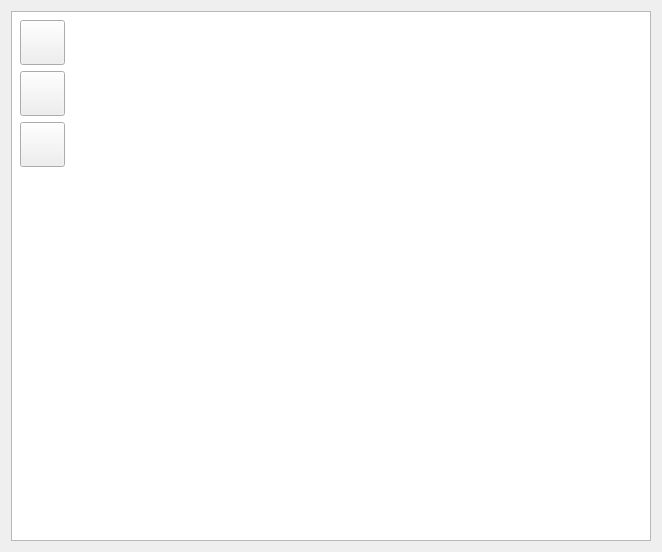
      <widget class="QWidget" name="tabArena">
       <attribute name="title">
        <string>Arena</string>
       </attribute>
       <layout class="QGridLayout" name="gridLayout_6">
        <item row="0" column="0">
         <widget class="QFrame" name="frmCapturar_2">
          <property name="minimumSize">
           <size>
            <width>640</width>
            <height>530</height>
           </size>
          </property>
          <property name="maximumSize">
           <size>
            <width>913</width>
            <height>530</height>
           </size>
          </property>
          <property name="autoFillBackground">
           <bool>false</bool>
          </property>
          <property name="styleSheet">
           <string notr="true"/>
          </property>
          <property name="frameShape">
           <enum>QFrame::StyledPanel</enum>
          </property>
          <property name="frameShadow">
           <enum>QFrame::Raised</enum>
          </property>
          <widget class="QLabel" name="lblFPS_2">
           <property name="geometry">
            <rect>
             <x>540</x>
             <y>489</y>
             <width>89</width>
             <height>34</height>
            </rect>
           </property>
           <property name="font">
            <font>
             <pointsize>14</pointsize>
            </font>
           </property>
           <property name="text">
            <string>FPS 29</string>
           </property>
           <property name="alignment">
            <set>Qt::AlignCenter</set>
           </property>
          </widget>
          <widget class="QGroupBox" name="groupBox_4">
           <property name="geometry">
            <rect>
             <x>673</x>
             <y>298</y>
             <width>196</width>
             <height>176</height>
            </rect>
           </property>
           <property name="font">
            <font>
             <pointsize>12</pointsize>
            </font>
           </property>
           <property name="title">
            <string>Quadrante</string>
           </property>
           <widget class="QRadioButton" name="rdbNO">
            <property name="geometry">
             <rect>
              <x>65</x>
              <y>70</y>
              <width>18</width>
              <height>17</height>
             </rect>
            </property>
            <property name="text">
             <string/>
            </property>
            <property name="checked">
             <bool>true</bool>
            </property>
           </widget>
           <widget class="QRadioButton" name="rdbNE">
            <property name="geometry">
             <rect>
              <x>112</x>
              <y>70</y>
              <width>18</width>
              <height>17</height>
             </rect>
            </property>
            <property name="text">
             <string/>
            </property>
           </widget>
           <widget class="QRadioButton" name="rdbSO">
            <property name="geometry">
             <rect>
              <x>64</x>
              <y>107</y>
              <width>18</width>
              <height>17</height>
             </rect>
            </property>
            <property name="text">
             <string/>
            </property>
           </widget>
           <widget class="QRadioButton" name="rdbSE">
            <property name="geometry">
             <rect>
              <x>111</x>
              <y>108</y>
              <width>18</width>
              <height>17</height>
             </rect>
            </property>
            <property name="text">
             <string/>
            </property>
           </widget>
           <widget class="Line" name="line">
            <property name="geometry">
             <rect>
              <x>90</x>
              <y>50</y>
              <width>16</width>
              <height>105</height>
             </rect>
            </property>
            <property name="orientation">
             <enum>Qt::Vertical</enum>
            </property>
           </widget>
           <widget class="Line" name="line_2">
            <property name="geometry">
             <rect>
              <x>41</x>
              <y>90</y>
              <width>126</width>
              <height>16</height>
             </rect>
            </property>
            <property name="orientation">
             <enum>Qt::Horizontal</enum>
            </property>
           </widget>
           <widget class="QLabel" name="lblFPSIR_15">
            <property name="geometry">
             <rect>
              <x>63</x>
              <y>45</y>
              <width>23</width>
              <height>27</height>
             </rect>
            </property>
            <property name="font">
             <font>
              <pointsize>10</pointsize>
             </font>
            </property>
            <property name="text">
             <string>NO</string>
            </property>
           </widget>
           <widget class="QLabel" name="lblFPSIR_16">
            <property name="geometry">
             <rect>
              <x>111</x>
              <y>45</y>
              <width>23</width>
              <height>27</height>
             </rect>
            </property>
            <property name="font">
             <font>
              <pointsize>10</pointsize>
             </font>
            </property>
            <property name="text">
             <string>NE</string>
            </property>
           </widget>
           <widget class="QLabel" name="lblFPSIR_17">
            <property name="geometry">
             <rect>
              <x>62</x>
              <y>119</y>
              <width>23</width>
              <height>27</height>
             </rect>
            </property>
            <property name="font">
             <font>
              <pointsize>10</pointsize>
             </font>
            </property>
            <property name="text">
             <string>SO</string>
            </property>
           </widget>
           <widget class="QLabel" name="lblFPSIR_18">
            <property name="geometry">
             <rect>
              <x>110</x>
              <y>119</y>
              <width>23</width>
              <height>27</height>
             </rect>
            </property>
            <property name="font">
             <font>
              <pointsize>10</pointsize>
             </font>
            </property>
            <property name="text">
             <string>SE</string>
            </property>
           </widget>
          </widget>
          <widget class="QLabel" name="lblFPSIR_9">
           <property name="geometry">
            <rect>
             <x>681</x>
             <y>52</y>
             <width>64</width>
             <height>27</height>
            </rect>
           </property>
           <property name="font">
            <font>
             <pointsize>10</pointsize>
             <weight>75</weight>
             <bold>true</bold>
            </font>
           </property>
           <property name="text">
            <string>Diâmetro</string>
           </property>
          </widget>
          <widget class="QSlider" name="sliderCirculoY">
           <property name="geometry">
            <rect>
             <x>679</x>
             <y>217</y>
             <width>194</width>
             <height>22</height>
            </rect>
           </property>
           <property name="minimum">
            <number>0</number>
           </property>
           <property name="maximum">
            <number>424</number>
           </property>
           <property name="singleStep">
            <number>10</number>
           </property>
           <property name="pageStep">
            <number>1</number>
           </property>
           <property name="value">
            <number>208</number>
           </property>
           <property name="sliderPosition">
            <number>208</number>
           </property>
           <property name="orientation">
            <enum>Qt::Horizontal</enum>
           </property>
          </widget>
          <widget class="QSlider" name="sliderCirculoPlay">
           <property name="geometry">
            <rect>
             <x>681</x>
             <y>89</y>
             <width>189</width>
             <height>22</height>
            </rect>
           </property>
           <property name="minimum">
            <number>100</number>
           </property>
           <property name="maximum">
            <number>212</number>
           </property>
           <property name="value">
            <number>180</number>
           </property>
           <property name="sliderPosition">
            <number>180</number>
           </property>
           <property name="orientation">
            <enum>Qt::Horizontal</enum>
           </property>
          </widget>
          <widget class="QSlider" name="sliderCirculoX">
           <property name="geometry">
            <rect>
             <x>681</x>
             <y>154</y>
             <width>190</width>
             <height>22</height>
            </rect>
           </property>
           <property name="minimum">
            <number>0</number>
           </property>
           <property name="maximum">
            <number>512</number>
           </property>
           <property name="singleStep">
            <number>10</number>
           </property>
           <property name="pageStep">
            <number>1</number>
           </property>
           <property name="value">
            <number>250</number>
           </property>
           <property name="sliderPosition">
            <number>250</number>
           </property>
           <property name="orientation">
            <enum>Qt::Horizontal</enum>
           </property>
          </widget>
          <widget class="QLabel" name="lblFPSIR_11">
           <property name="geometry">
            <rect>
             <x>680</x>
             <y>119</y>
             <width>64</width>
             <height>27</height>
            </rect>
           </property>
           <property name="font">
            <font>
             <pointsize>10</pointsize>
             <weight>75</weight>
             <bold>true</bold>
            </font>
           </property>
           <property name="text">
            <string>Eixo X</string>
           </property>
          </widget>
          <widget class="QLabel" name="lblFPSIR_14">
           <property name="geometry">
            <rect>
             <x>680</x>
             <y>181</y>
             <width>64</width>
             <height>27</height>
            </rect>
           </property>
           <property name="font">
            <font>
             <pointsize>10</pointsize>
             <weight>75</weight>
             <bold>true</bold>
            </font>
           </property>
           <property name="text">
            <string>Eixo Y</string>
           </property>
          </widget>
          <widget class="ArenaView" name="viewArena">
           <property name="geometry">
            <rect>
             <x>0</x>
             <y>0</y>
             <width>640</width>
             <height>530</height>
            </rect>
           </property>
           <property name="minimumSize">
            <size>
             <width>640</width>
             <height>530</height>
            </size>
           </property>
           <property name="maximumSize">
            <size>
             <width>640</width>
             <height>530</height>
            </size>
           </property>
           <property name="baseSize">
            <size>
             <width>640</width>
             <height>530</height>
            </size>
           </property>
           <property name="verticalScrollBarPolicy">
            <enum>Qt::ScrollBarAlwaysOff</enum>
           </property>
           <property name="horizontalScrollBarPolicy">
            <enum>Qt::ScrollBarAlwaysOff</enum>
           </property>
          </widget>
          <widget class="QWidget" name="horizontalLayoutWidget">
           <property name="geometry">
            <rect>
             <x>9</x>
             <y>9</y>
             <width>47</width>
             <height>149</height>
            </rect>
           </property>
           <layout class="QVBoxLayout" name="verticalLayout">
            <item>
             <widget class="QPushButton" name="btnSelecionar">
              <property name="minimumSize">
               <size>
                <width>45</width>
                <height>45</height>
               </size>
              </property>
              <property name="maximumSize">
               <size>
                <width>45</width>
                <height>45</height>
               </size>
              </property>
              <property name="styleSheet">
               <string notr="true">QPushButton:checked
{
   background-color: gray;
}</string>
              </property>
              <property name="text">
               <string/>
              </property>
              <property name="icon">
               <iconset resource="Morris.qrc">
                <normaloff>:/icons/select.png</normaloff>:/icons/select.png</iconset>
              </property>
              <property name="iconSize">
               <size>
                <width>24</width>
                <height>24</height>
               </size>
              </property>
              <property name="checkable">
               <bool>true</bool>
              </property>
              <property name="autoExclusive">
               <bool>false</bool>
              </property>
             </widget>
            </item>
            <item>
             <widget class="QPushButton" name="btnArena">
              <property name="minimumSize">
               <size>
                <width>45</width>
                <height>45</height>
               </size>
              </property>
              <property name="maximumSize">
               <size>
                <width>45</width>
                <height>45</height>
               </size>
              </property>
              <property name="styleSheet">
               <string notr="true">QPushButton:checked
{
   background-color: gray;
}</string>
              </property>
              <property name="text">
               <string/>
              </property>
              <property name="icon">
               <iconset resource="Morris.qrc">
                <normaloff>:/icons/arena.png</normaloff>:/icons/arena.png</iconset>
              </property>
              <property name="iconSize">
               <size>
                <width>36</width>
                <height>36</height>
               </size>
              </property>
              <property name="checkable">
               <bool>true</bool>
              </property>
              <property name="autoExclusive">
               <bool>false</bool>
              </property>
             </widget>
            </item>
            <item>
             <widget class="QPushButton" name="btnPlataforma">
              <property name="minimumSize">
               <size>
                <width>45</width>
                <height>45</height>
               </size>
              </property>
              <property name="maximumSize">
               <size>
                <width>45</width>
                <height>45</height>
               </size>
              </property>
              <property name="styleSheet">
               <string notr="true">QPushButton:checked
{
   background-color: gray;
}</string>
              </property>
              <property name="text">
               <string/>
              </property>
              <property name="icon">
               <iconset resource="Morris.qrc">
                <normaloff>:/icons/plataforma.png</normaloff>:/icons/plataforma.png</iconset>
              </property>
              <property name="iconSize">
               <size>
                <width>24</width>
                <height>24</height>
               </size>
              </property>
              <property name="checkable">
               <bool>true</bool>
              </property>
              <property name="autoExclusive">
               <bool>false</bool>
              </property>
             </widget>
            </item>
           </layout>
          </widget>
          <widget class="QPushButton" name="btnSalvarArena">
           <property name="geometry">
            <rect>
             <x>673</x>
             <y>477</y>
             <width>164</width>
             <height>49</height>
            </rect>
           </property>
           <property name="text">
            <string>Salvar</string>
           </property>
          </widget>
         </widget>
        </item>
       </layout>
      </widget>
